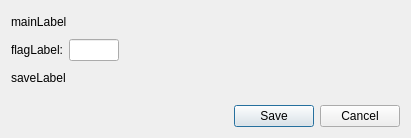
<?xml version="1.0" encoding="UTF-8"?>
<ui version="4.0">
 <class>Dialog</class>
 <widget class="QDialog" name="Dialog">
  <property name="geometry">
   <rect>
    <x>0</x>
    <y>0</y>
    <width>411</width>
    <height>138</height>
   </rect>
  </property>
  <property name="windowTitle">
   <string>Dialog</string>
  </property>
  <layout class="QVBoxLayout" name="verticalLayout">
   <item>
    <widget class="QLabel" name="mainLabel">
     <property name="text">
      <string>mainLabel</string>
     </property>
    </widget>
   </item>
   <item>
    <layout class="QHBoxLayout" name="horizontalLayout">
     <item>
      <widget class="QLabel" name="flagLabel">
       <property name="text">
        <string>flagLabel:</string>
       </property>
      </widget>
     </item>
     <item>
      <widget class="QLineEdit" name="flagText">
       <property name="sizePolicy">
        <sizepolicy hsizetype="Fixed" vsizetype="Fixed">
         <horstretch>0</horstretch>
         <verstretch>0</verstretch>
        </sizepolicy>
       </property>
       <property name="maximumSize">
        <size>
         <width>50</width>
         <height>16777215</height>
        </size>
       </property>
       <property name="maxLength">
        <number>1</number>
       </property>
      </widget>
     </item>
     <item>
      <spacer name="horizontalSpacer">
       <property name="orientation">
        <enum>Qt::Horizontal</enum>
       </property>
       <property name="sizeHint" stdset="0">
        <size>
         <width>40</width>
         <height>20</height>
        </size>
       </property>
      </spacer>
     </item>
    </layout>
   </item>
   <item>
    <widget class="QLabel" name="saveLabel">
     <property name="text">
      <string>saveLabel</string>
     </property>
    </widget>
   </item>
   <item>
    <spacer name="verticalSpacer_1">
     <property name="orientation">
      <enum>Qt::Vertical</enum>
     </property>
     <property name="sizeType">
      <enum>QSizePolicy::Fixed</enum>
     </property>
     <property name="sizeHint" stdset="0">
      <size>
       <width>20</width>
       <height>10</height>
      </size>
     </property>
    </spacer>
   </item>
   <item>
    <widget class="QDialogButtonBox" name="buttonBox">
     <property name="orientation">
      <enum>Qt::Horizontal</enum>
     </property>
     <property name="standardButtons">
      <set>QDialogButtonBox::Cancel|QDialogButtonBox::Save</set>
     </property>
    </widget>
   </item>
  </layout>
 </widget>
 <resources/>
 <connections>
  <connection>
   <sender>buttonBox</sender>
   <signal>accepted()</signal>
   <receiver>Dialog</receiver>
   <slot>accept()</slot>
   <hints>
    <hint type="sourcelabel">
     <x>248</x>
     <y>254</y>
    </hint>
    <hint type="destinationlabel">
     <x>157</x>
     <y>274</y>
    </hint>
   </hints>
  </connection>
  <connection>
   <sender>buttonBox</sender>
   <signal>rejected()</signal>
   <receiver>Dialog</receiver>
   <slot>reject()</slot>
   <hints>
    <hint type="sourcelabel">
     <x>316</x>
     <y>260</y>
    </hint>
    <hint type="destinationlabel">
     <x>286</x>
     <y>274</y>
    </hint>
   </hints>
  </connection>
 </connections>
</ui>
